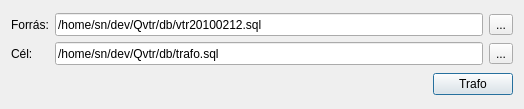
<?xml version="1.0" encoding="UTF-8"?>
<ui version="4.0">
 <class>frmImporter</class>
 <widget class="QDialog" name="frmImporter">
  <property name="geometry">
   <rect>
    <x>0</x>
    <y>0</y>
    <width>524</width>
    <height>109</height>
   </rect>
  </property>
  <property name="windowTitle">
   <string>Dialog</string>
  </property>
  <property name="windowIcon">
   <iconset resource="images.qrc">
    <normaloff>:/images/1267613805_add-address.png</normaloff>:/images/1267613805_add-address.png</iconset>
  </property>
  <layout class="QGridLayout" name="gridLayout_2">
   <item row="0" column="0" colspan="2">
    <layout class="QGridLayout" name="gridLayout">
     <item row="0" column="0">
      <widget class="QLabel" name="label">
       <property name="text">
        <string>Forrás:</string>
       </property>
      </widget>
     </item>
     <item row="0" column="1">
      <widget class="QLineEdit" name="lineEdit">
       <property name="minimumSize">
        <size>
         <width>0</width>
         <height>23</height>
        </size>
       </property>
       <property name="maximumSize">
        <size>
         <width>16777215</width>
         <height>23</height>
        </size>
       </property>
       <property name="text">
        <string>/home/sn/dev/Qvtr/db/vtr20100212.sql</string>
       </property>
      </widget>
     </item>
     <item row="0" column="2">
      <widget class="QToolButton" name="toolButton">
       <property name="text">
        <string>...</string>
       </property>
      </widget>
     </item>
     <item row="1" column="0">
      <widget class="QLabel" name="label_2">
       <property name="text">
        <string>Cél:</string>
       </property>
      </widget>
     </item>
     <item row="1" column="1">
      <widget class="QLineEdit" name="lineEdit_2">
       <property name="minimumSize">
        <size>
         <width>0</width>
         <height>23</height>
        </size>
       </property>
       <property name="maximumSize">
        <size>
         <width>16777215</width>
         <height>23</height>
        </size>
       </property>
       <property name="text">
        <string>/home/sn/dev/Qvtr/db/trafo.sql</string>
       </property>
      </widget>
     </item>
     <item row="1" column="2">
      <widget class="QToolButton" name="toolButton_2">
       <property name="text">
        <string>...</string>
       </property>
      </widget>
     </item>
    </layout>
   </item>
   <item row="1" column="0">
    <spacer name="horizontalSpacer">
     <property name="orientation">
      <enum>Qt::Horizontal</enum>
     </property>
     <property name="sizeHint" stdset="0">
      <size>
       <width>412</width>
       <height>20</height>
      </size>
     </property>
    </spacer>
   </item>
   <item row="1" column="1">
    <widget class="QPushButton" name="pushButton">
     <property name="text">
      <string>Trafo</string>
     </property>
    </widget>
   </item>
  </layout>
 </widget>
 <resources>
  <include location="images.qrc"/>
 </resources>
 <connections/>
</ui>
